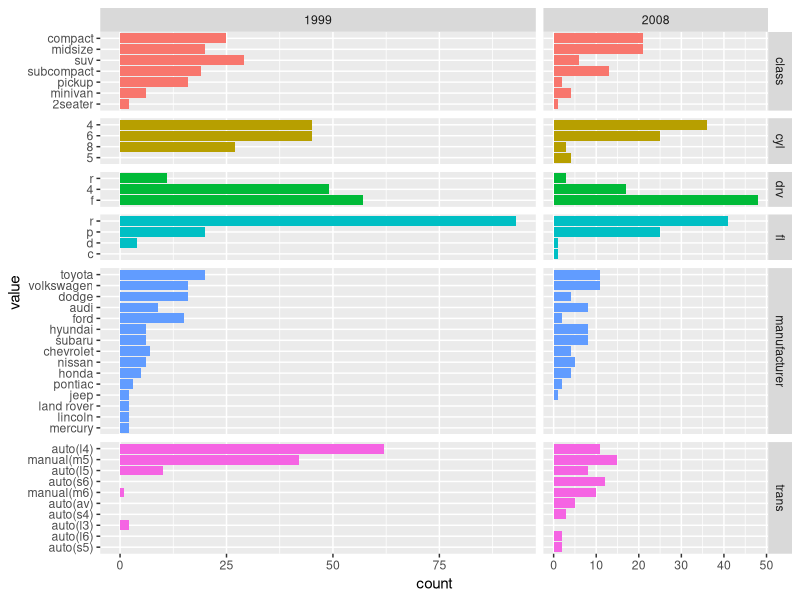

The R script that drew this image:
## ---- chunk 1
knitr::opts_chunk$set(
  echo = TRUE,
  warning = FALSE,
  message = FALSE
)
options(knitr.duplicate.label = 'allow')
## ---- chunk 2
library(tidyverse)

df <-
  mpg %>%
  filter(year == 1999 | cty > 15) %>% 
  select(-c(displ, cty, hwy, model)) 

## ---- chunk 3
df %>% sample_n(10)
## ---- chunk 4
df_long <-
  df %>% 
  gather(field, value, -year) %>% 
  mutate(value = fct_infreq(value) %>% fct_rev())
## ---- chunk 5
df_long %>% sample_n(10) %>% arrange(year)
## ---- chunk 6
df_long %>% 
  ggplot(aes(value, fill = field)) +
  geom_bar() +
  coord_flip() +
  guides(fill = FALSE) +
  facet_grid(
    rows = vars(field), cols = vars(year), 
    scales = "free", space = "free"
  )
## ---- chunk 7
#suppressWarnings(
  chisq_res <-
    df_long %>% 
    group_by(field) %>% 
    do(broom::tidy(chisq.test(.$year, .$value))) %>% 
    ungroup() %>% 
    arrange(p.value)
#)
## ---- chunk 8
chisq_res
## ---- chunk 9
knitr::knit_exit()
